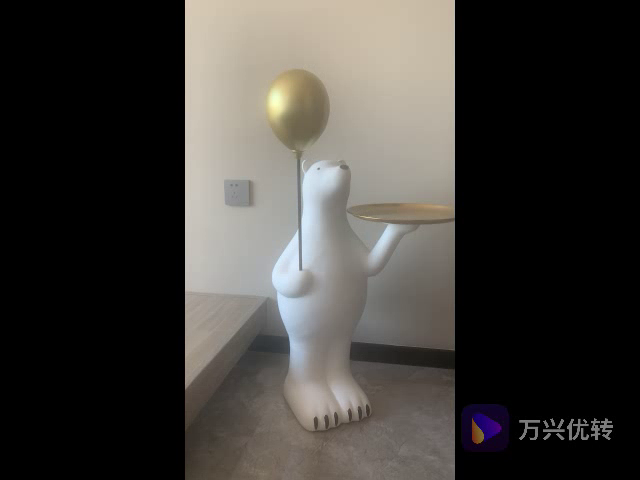
#> input picture frame 16 of data/lenacv-video/left_video.avi, 640 x 480 px, given in place of the camera
$ python get_stereo_images.py
#> lines starting #> are read from the running program, lines starting #| are printed output that depends on the picture
# -*-coding: utf-8 -*-


import os
import argparse
import cv2


class StereoCamera(object):
    """采集双目标定图片，按键盘【c】或【s】保存图片"""

    def __init__(self, chess_width, chess_height, detect=False):
        """
        :param chess_width: chessboard width size，即棋盘格宽方向黑白格子相交点个数，
        :param chess_height: chessboard height size，即棋盘格长方向黑白格子相交点个数
        :param detect: 是否实时检测棋盘格，方便采集数据
        """
        self.chess_width = chess_width
        self.chess_height = chess_height
        self.detect = detect
        self.criteria = (cv2.TERM_CRITERIA_EPS + cv2.TERM_CRITERIA_MAX_ITER, 30, 0.001)

    # [58 lines left out: functions detect_chessboard, capture2, not called in this run]

    def capture1(self, video, save_dir):
        """
        用于采集单USB连接线的双目摄像头(左右摄像头被拼接在同一个视频中显示)
        :param video:int or str,视频路径或者摄像头ID
        :param save_dir: str,保存左右图片的路径
        """
        self.create_file(save_dir)
        cap = cv2.VideoCapture(video)
        width, height, numFrames, fps = self.get_video_info(cap)
        print("capL:\n", width, height, numFrames, fps)
        save_videoL = self.create_file(save_dir, "video", "left_video.avi")
        save_videoR = self.create_file(save_dir, "video", "right_video.avi")
        writerL = self.get_video_writer(save_videoL, int(width / 2), height, fps)
        writerR = self.get_video_writer(save_videoR, int(width / 2), height, fps)
        i = 0
        while True:
            isuccess, frame = cap.read()
#> frame is the input picture: shape (480, 640, 3); mean B, G, R 57.2, 60.9, 63.5
            if not isuccess:
                print("No more frames")
                break
            # 分离左右摄像头
            frameL = frame[:, :int(width / 2), :]
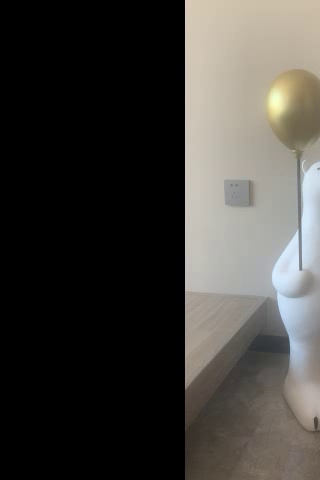
#> frameL: shape (480, 320, 3); mean B, G, R 59.9, 63.8, 65.9
            frameR = frame[:, int(width / 2):, :]
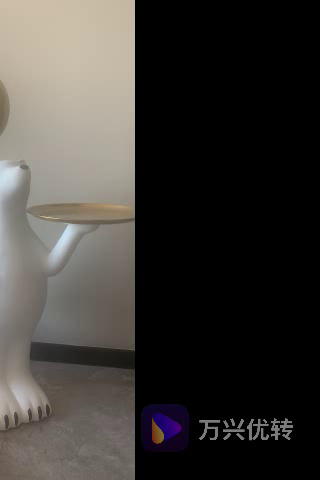
#> frameR: shape (480, 320, 3); mean B, G, R 54.5, 57.9, 61.1
            if self.detect:
                l = self.detect_chessboard(frameL.copy())
                r = self.detect_chessboard(frameR.copy())
            else:
                l = frameL.copy()
                r = frameR.copy()
            cv2.imshow('left', l)
            cv2.imshow('right', r)
            key = cv2.waitKey(10)
#> (key q is pressed here)
            if key == ord('q'):
                break
            elif key == ord('c') or key == ord('s'):
                print("save image:{:0=3d}".format(i))
                cv2.imwrite(os.path.join(save_dir, "left_{:0=3d}.png".format(i)), frameL)
                cv2.imwrite(os.path.join(save_dir, "right_{:0=3d}.png".format(i)), frameR)
                i += 1
            writerL.write(frameL)
            writerR.write(frameR)
        cap.release()
        cv2.destroyAllWindows()

    @staticmethod
    def get_video_info(video_cap):
        width = int(video_cap.get(cv2.CAP_PROP_FRAME_WIDTH))
        height = int(video_cap.get(cv2.CAP_PROP_FRAME_HEIGHT))
        numFrames = int(video_cap.get(cv2.CAP_PROP_FRAME_COUNT))
        fps = int(video_cap.get(cv2.CAP_PROP_FPS))
        return width, height, numFrames, fps

    @staticmethod
    def get_video_writer(save_path, width, height, fps):
        if not os.path.exists(os.path.dirname(save_path)):
            os.makedirs(os.path.dirname(save_path))
        fourcc = cv2.VideoWriter_fourcc(*'XVID')
        frameSize = (int(width), int(height))
        video_writer = cv2.VideoWriter(save_path, fourcc, fps, frameSize)
        print("video:width:{},height:{},fps:{}".format(width, height, fps))
        return video_writer

    @staticmethod
    def create_file(parent_dir, dir1=None, filename=None):
        out_path = parent_dir
        if dir1:
            out_path = os.path.join(parent_dir, dir1)
        if not os.path.exists(out_path):
            os.makedirs(out_path)
        if filename:
            out_path = os.path.join(out_path, filename)
        return out_path


def str2bool(v):
    return v.lower() in ('yes', 'true', 't', 'y', '1')


def get_parser():
    width = 8
    height = 11
    left_video = -1
    right_video = 0
    save_dir = "data/camera"
    parser = argparse.ArgumentParser(description='Camera calibration')
    parser.add_argument('--width', type=int, default=width, help='chessboard width size')
    parser.add_argument('--height', type=int, default=height, help='chessboard height size')
    parser.add_argument('--left_video', type=int, default=left_video, help='left video file or camera ID')
    parser.add_argument('--right_video', type=int, default=right_video, help='right video file or camera ID')
    parser.add_argument('--detect', type=str2bool, nargs='?', const=True, help='detect chessboard ')
    parser.add_argument('--save_dir', type=str, default=save_dir, help='YML file to save calibrate matrices')
    return parser


if __name__ == '__main__':
    args = get_parser().parse_args()
    stereo = StereoCamera(args.width, args.height, detect=args.detect)
    if args.left_video > -1 and args.right_video > -1:
        # 双USB连接线的双目摄像头
        stereo.capture2(left_video=args.left_video, right_video=args.right_video, save_dir=args.save_dir)
    elif args.left_video > -1:
        # 单USB连接线的双目摄像头(左右摄像头被拼接在同一个视频中显示)
        stereo.capture1(video=args.left_video, save_dir=args.save_dir)
    elif args.right_video > -1:
        # 单USB连接线的双目摄像头(左右摄像头被拼接在同一个视频中显示)
        stereo.capture1(video=args.right_video, save_dir=args.save_dir)
    else:
        raise Exception("Error: Check your camera{}".format(args.left_video, args.right_video))

$ run again, starting later in the video
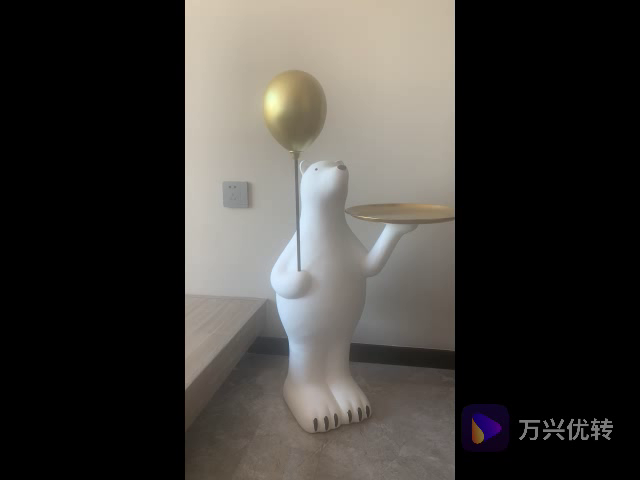
#> input picture frame 76 of data/lenacv-video/left_video.avi, 640 x 480 px, given in place of the camera
#> in capture1, frame is the input picture: shape (480, 640, 3); mean B, G, R 57, 60.6, 63.3
#> in capture1, `frameL = frame[:, :int(width / 2), :]`:
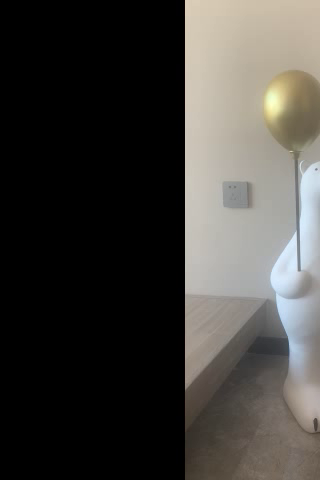
#> frameL: shape (480, 320, 3); mean B, G, R 59.8, 63.6, 65.7

$ run again, starting later in the video
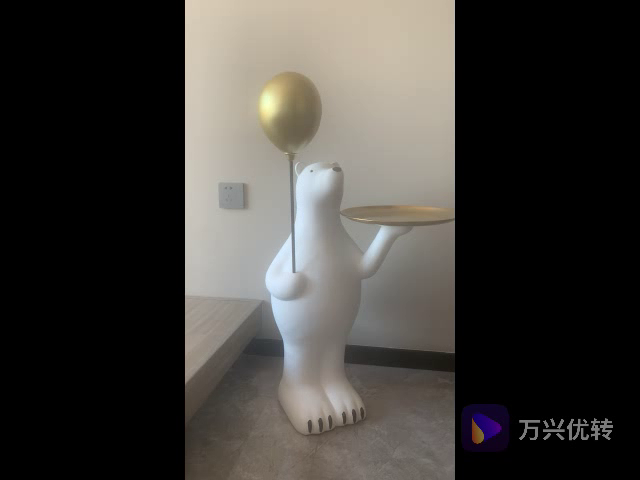
#> input picture frame 135 of data/lenacv-video/left_video.avi, 640 x 480 px, given in place of the camera
#> in capture1, frame is the input picture: shape (480, 640, 3); mean B, G, R 57, 60.8, 63.4
#> in capture1, `frameL = frame[:, :int(width / 2), :]`:
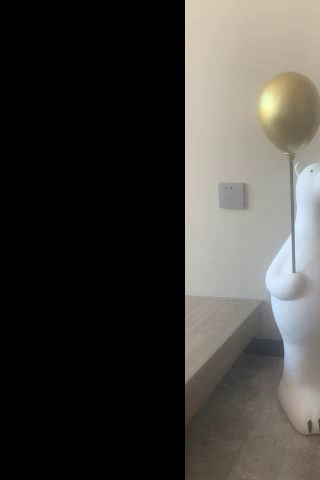
#> frameL: shape (480, 320, 3); mean B, G, R 60.1, 63.9, 65.9
#> in capture1, `frameR = frame[:, int(width / 2):, :]`:
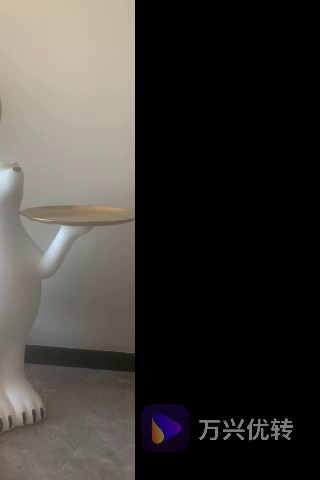
#> frameR: shape (480, 320, 3); mean B, G, R 54, 57.7, 60.9
